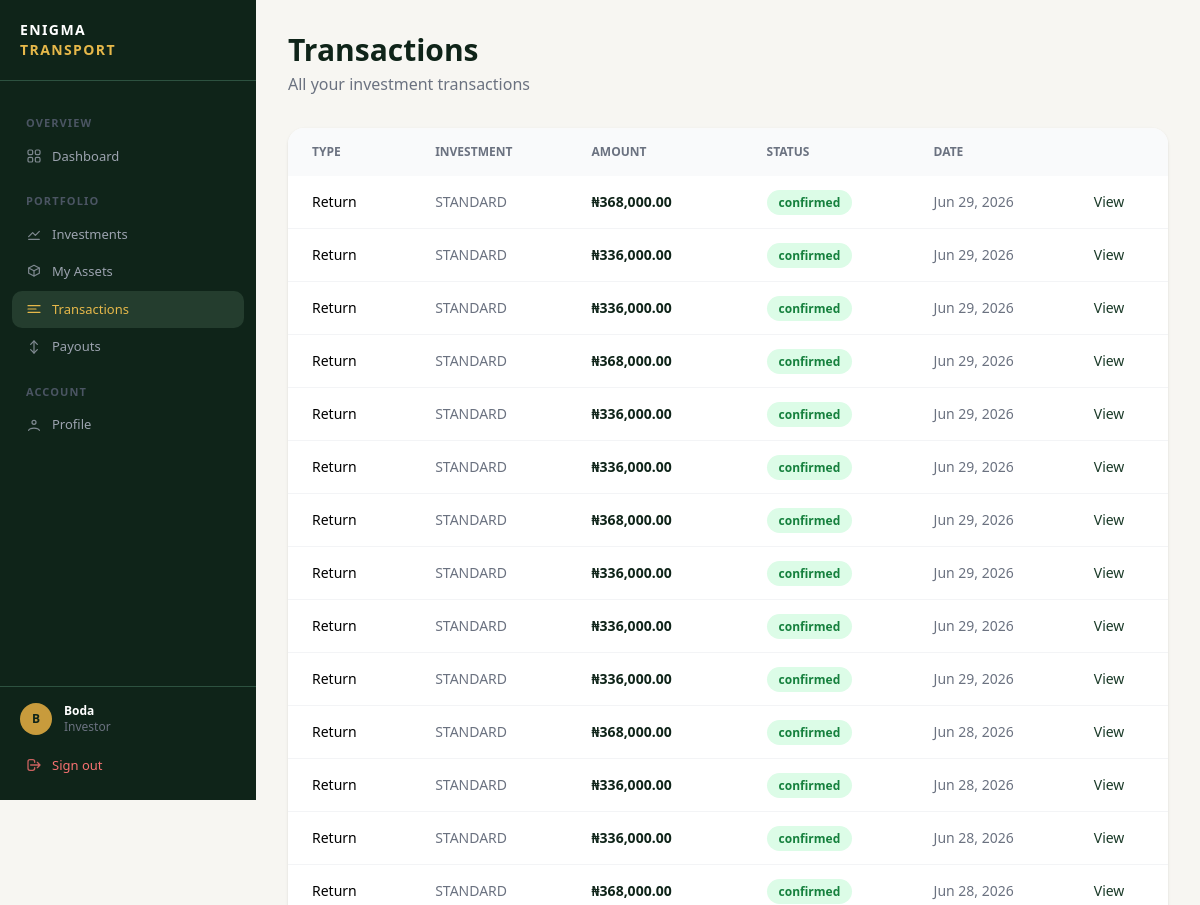
/transactions/ (signed in, upper part), run on an earlier commit of the app's database.
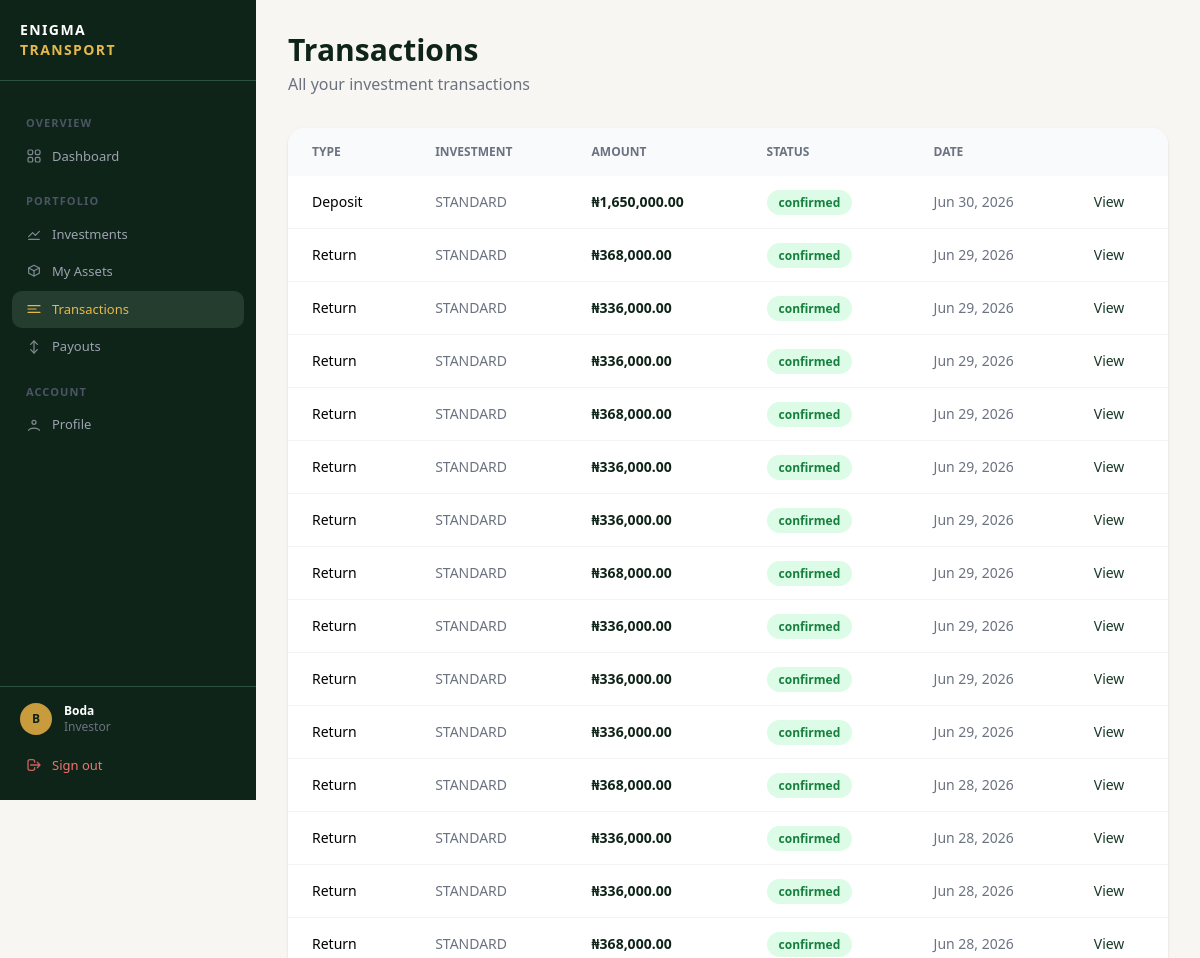
And on a later commit of the database.
### transactions/models.py (models this page shows, shortened)
class Transaction(models.Model):
    TYPE_CHOICES = (
        ('deposit', 'Deposit'),
        ('withdrawal', 'Withdrawal'),
        ('return', 'Return'),
        ('payout', 'Payout'),
    )
    STATUS_CHOICES = (
        ('pending', 'Pending'),
        ('confirmed', 'Confirmed'),
        ('failed', 'Failed'),
    )
    investment = models.ForeignKey(
        'investments.Investment',
        on_delete=models.CASCADE,
        related_name='transactions'
    )
    transaction_type = models.CharField(max_length=20, choices=TYPE_CHOICES)
    amount = models.DecimalField(max_digits=15, decimal_places=2)
    status = models.CharField(max_length=20, choices=STATUS_CHOICES, default='pending')
    reference = models.CharField(max_length=100, unique=True, blank=True, null=True)
    created_at = models.DateTimeField(auto_now_add=True)

### investments/models.py (models this page shows, shortened)
class Investment(models.Model):
    STATUS_CHOICES = (
        ('pending', 'Pending'),
        ('awaiting_payment', 'Awaiting Payment'),
        ('active', 'Active'),
        ('completed', 'Completed'),
        ('cancelled', 'Cancelled'),
    )
    FREQUENCY_CHOICES = (
        ('weekly', 'Weekly'),
        ('monthly', 'Monthly'),
    )
    investor = models.ForeignKey(
        InvestorProfile,
        on_delete=models.CASCADE,
        related_name='investments'
    )
    tier = models.ForeignKey(
        InvestmentTier,
        on_delete=models.PROTECT
    )
    number_of_assets = models.PositiveIntegerField(default=0)
    investment_amount = models.DecimalField(
        max_digits=15, decimal_places=2, default=0
    )
    status = models.CharField(
        max_length=20, choices=STATUS_CHOICES, default='pending'
    )
    payout_frequency = models.CharField(
        max_length=20, choices=FREQUENCY_CHOICES, default='monthly'
    )
    duration_weeks = models.PositiveIntegerField(null=True, blank=True)
    duration_months = models.PositiveIntegerField(null=True, blank=True)
    start_date = models.DateField(null=True, blank=True)
    end_date = models.DateField(null=True, blank=True)
    service_charge = models.DecimalField(max_digits=15, decimal_places=2, default=0)
    management_fee = models.DecimalField(max_digits=15, decimal_places=2, default=0)
    asset_type = models.CharField(max_length=100, blank=True)
    quantity = models.PositiveIntegerField(default=1)
    created_at = models.DateTimeField(auto_now_add=True)

class InvestmentTier(models.Model):
    name = models.CharField(max_length=100)
    minimum_assets = models.PositiveIntegerField()
    maximum_assets = models.PositiveIntegerField()
    minimum_investment = models.DecimalField(max_digits=15, decimal_places=2)
    return_rate = models.DecimalField(max_digits=5, decimal_places=2)
    active = models.BooleanField(default=True)
    created_at = models.DateTimeField(auto_now_add=True)

### transactions/views.py (the view)
# urls.py: path('', views.transaction_list_view, name='transaction_list'),
@investor_required
def transaction_list_view(request):
    try:
        profile = request.user.investorprofile
    except InvestorProfile.DoesNotExist:
        return redirect('profile_create')
    transactions = Transaction.objects.filter(
        investment__investor=profile
    ).order_by('-created_at')
    return render(request, 'transactions/transaction_list.html', {
        'transactions': transactions
    })

### templates/transactions/transaction_list.html (shortened to what this page needs)
{% extends 'base.html' %}
{% load humanize %}
{% block dashboard_content %}
<div class="mb-8">
    <h1 class="text-3xl font-bold text-[#0f2419]">Transactions</h1>
    <p class="text-gray-500 mt-1">All your investment transactions</p>
</div>
{% if transactions %}
<div class="bg-white rounded-2xl shadow overflow-hidden">
    <table class="w-full text-sm">
        <thead class="bg-gray-50 text-gray-500 uppercase text-xs">
            <tr>
                <th class="px-6 py-4 text-left">Type</th>
                <th class="px-6 py-4 text-left">Investment</th>
                <th class="px-6 py-4 text-left">Amount</th>
                <th class="px-6 py-4 text-left">Status</th>
                <th class="px-6 py-4 text-left">Date</th>
                <th class="px-6 py-4 text-left"></th>
            </tr>
        </thead>
        <tbody class="divide-y divide-gray-100">
            {% for tx in transactions %}
            <tr class="hover:bg-gray-50 transition">
                <td class="px-6 py-4 capitalize font-medium">{{ tx.transaction_type }}</td>
                <td class="px-6 py-4 text-gray-500">{{ tx.investment.tier.name }}</td>
                <td class="px-6 py-4 font-bold text-[#0f2419]">&#8358;{{ tx.amount|floatformat:2|intcomma }}</td>
                <td class="px-6 py-4">
                    <span class="px-3 py-1 rounded-full text-xs font-semibold
                        {% if tx.status == 'confirmed' %}bg-green-100 text-green-700
                        {% elif tx.status == 'pending' %}bg-yellow-100 text-yellow-700
                        {% else %}bg-red-100 text-red-700{% endif %}">
                        {{ tx.status }}
                    </span>
                </td>
                <td class="px-6 py-4 text-gray-500">{{ tx.created_at|date:"M d, Y" }}</td>
                <td class="px-6 py-4">
                    <a href="{% url 'transaction_detail' tx.pk %}" class="text-[#1a3a28] hover:underline">View</a>
                </td>
            </tr>
            {% endfor %}
        </tbody>
    </table>
</div>
{% else %}
<div class="bg-white rounded-2xl shadow p-16 text-center">
    <p class="text-4xl mb-4">💳</p>
    <p class="text-gray-500 text-lg">No transactions yet</p>
</div>
{% endif %}
{% endblock %}

What changed in the data, as far as the page shows it:
added Transaction: transaction_type "Deposit", investment.tier.name "STANDARD", amount "1,650,000.00", status "confirmed", created_at "Jun 30, 2026"
